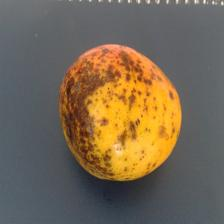
#> input picture otros ejemplos/mango1.jpg, 224 x 224 px
$ jupyter execute mango_processing.ipynb
#> lines starting #> are read from the running program, lines starting #| are printed output that depends on the picture; after the words box and inside, x2 and y2 are one past the last pixel; in counts of white or black regions, pixels touching at a corner belong together
[cell 1]
import matplotlib
import matplotlib.pyplot as plt

from skimage.data import page
from skimage.filters import threshold_otsu
from skimage.color import rgb2gray

import matplotlib.pyplot as plt
import numpy as np
import skimage as ski

from scipy.ndimage import binary_fill_holes
from skimage.morphology import remove_small_objects

[cell 2]
def convert_toGrayImage(filename):
#> called with filename = 'mango1.jpg'
    img = ski.io.imread(filename)
#> img is the input picture: shape (224, 224, 3); mean R, G, B 118.7, 103.9, 83.3
    img = ski.util.img_as_ubyte(img)
    gray_image = rgb2gray(img)
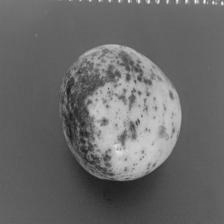
#> gray_image: shape (224, 224) float64; min 0.0955, max 0.977, mean 0.414
#> call 2 of convert_toGrayImage, with filename = 'mango2.jpg'
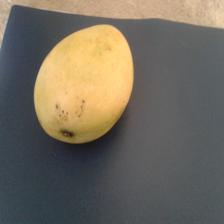
#> input picture otros ejemplos/mango2.jpg, 224 x 224 px
#> in convert_toGrayImage, img is the input picture: shape (224, 224, 3); mean R, G, B 113.9, 106.7, 94.2
#> in convert_toGrayImage (call 2), `gray_image = rgb2gray(img)`:
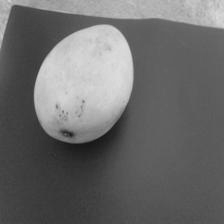
#> gray_image: shape (224, 224) float64; min 0.0831, max 0.869, mean 0.421
    return gray_image, img

[cell 3]
def get_binaryMango(gray_image, sigma=1.0, connectivity = 2):
#> called with sigma = 1, connectivity = 2
    blurred_image = ski.filters.gaussian(gray_image, sigma=sigma)
    bin_image = blurred_image > threshold_otsu(blurred_image)
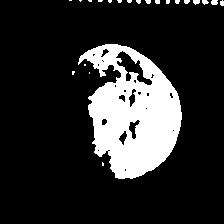
#> bin_image: shape (224, 224) bool; 17.2% white; 22 white regions (16 under 20 px), largest, box (x1, y1, x2, y2) and area: (78, 44, 182, 179) 8363, (211, 0, 218, 5) 31, (193, 0, 200, 5) 27, (202, 0, 209, 5) 24, (184, 0, 190, 4) 20, (220, 0, 224, 6) 20

    filled_img = binary_fill_holes(bin_image)
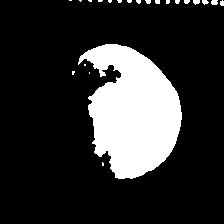
#> filled_img: shape (224, 224) bool; 18.8% white; 22 white regions (16 under 20 px)
    labeled_image, count = ski.measure.label(filled_img, connectivity=connectivity, return_num=True)
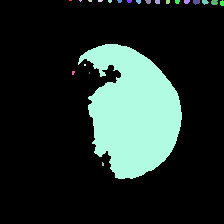
#> labeled_image: shape (224, 224) int32; 23 distinct labels, from 0 to 22; one colour per label, 0 black
#> count = 22

    object_features = ski.measure.regionprops(labeled_image)
#> object_features = 22 regions; largest, box (x1, y1, x2, y2) and area: (78, 44, 182, 179) 9146, (211, 0, 218, 5) 31, (193, 0, 200, 5) 27, (202, 0, 209, 5) 24, (184, 0, 190, 4) 20
    object_areas = [objf["area"] for objf in object_features]
#> object_areas = [3, 4, 7, 9, 10, 12, 13, 16, 19, 19, 15, 17, 20, 27, 24, 31, 20, 9146, 4, 10, 2, 7]
    max_size = max(object_areas)
#> max_size = 9146

    mango_mask = remove_small_objects(labeled_image, min_size=max_size-1)
#> mango_mask: shape (224, 224) int32; values 0 (black) and 18 (white), 18.2% white; 1 white region, box (x1, y1, x2, y2) and area: (78, 44, 182, 179) 9146
    #plt.imshow(mango_mask)
    #plt.show()

    mango_mask = mango_mask < 1
#> call 2 of get_binaryMango, with sigma = 1, connectivity = 2
#> in get_binaryMango (call 2), `bin_image = blurred_image > threshold_otsu(blurred_image)`:
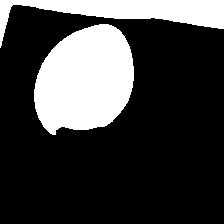
#> bin_image: shape (224, 224) bool; 24.7% white; 2 white regions
#> in get_binaryMango (call 2), `labeled_image, count = ski.measure.label(filled_img, connectivity=conn..`:
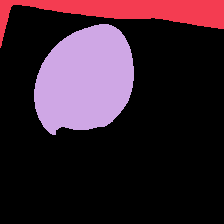
#> labeled_image: shape (224, 224) int32; 3 distinct labels, from 0 to 2; one colour per label, 0 black
#> in get_binaryMango (call 2), `labeled_image, count = ski.measure.label(filled_img, connectivity=conn..`: count = 2
#> in get_binaryMango (call 2), `object_features = ski.measure.regionprops(labeled_image)`: object_features = 2 regions; box (x1, y1, x2, y2) and area: (34, 24, 134, 135) 8408, (0, 0, 224, 48) 3973
#> in get_binaryMango (call 2), `object_areas = [objf["area"] for objf in object_features]`: object_areas = [3973, 8408]
#> in get_binaryMango (call 2), `max_size = max(object_areas)`: max_size = 8408
#> in get_binaryMango (call 2), `mango_mask = remove_small_objects(labeled_image, min_size=max_size-1)`:
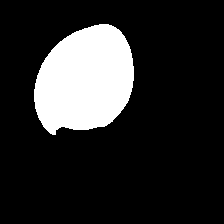
#> mango_mask: shape (224, 224) int32; values 0 (black) and 2 (white), 16.8% white; 1 white region, box (x1, y1, x2, y2) and area: (34, 24, 134, 135) 8408
#> in hist2features, `masked_gray = gray * mango_mask`:
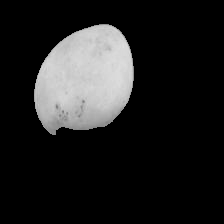
#> masked_gray: shape (224, 224); min 0, max 222, mean 32.8
#> after the loop in intensity_table, `for ival in range(256):`: table = 256 items
#> in intensity_table, `df_table = pd.DataFrame.from_dict(table, orient='columns')`: df_table = table of 1 rows and 256 columns
#> (printed output is left out)
    return mango_mask

[cell 4]
def std_image(gray_img, mango_mask):
    mango_mask = ski.util.invert(mango_mask)
    idx_list = np.where(mango_mask == 1)
    mangoPixel_values = gray_img[idx_list]
    stdev = statistics.stdev(mangoPixel_values)
    return stdev

[cell 5]
#Esta función recibe la imagen original de mango en color (mango_img). Recibe la imagen del mango en escala de grises (gray_img), y
#recibe una imagen binaria representando la máscara del mango.
#La funcion crea un dataframe con las siguientes características extraídas de las imagenes que recibe en sus parámetros:
#area: área de la imagen que ocupa la máscara del mango
#max_gray_value: valor máximo de intensidad en escala de grises de la región enmascarada
#min_gray_value: valor mínimo de intensidad en escala de grises de la región enmascarada
#mean_gray_value: valor medio de intensidad en escala de grises de la región enmascarada
#mean_value_R: valor medio de intensidad en el canal Red estimado solo en la región enmascarada
#mean_value_G: valor medio de intensidad en el canal Green estimado solo en la región enmascarada
#mean_value_B: valor medio de intensidad en el canal Blue estimado solo en la región enmascarada
#std: desviación estandar de los valores de intensidad de la imagen en escala de grises, estimada solo en la región enmascarada
#Pueden explorar otras propiedades de las imagenes, que pueden ser tomados como atributos en este listado:
#https://github.com/scikit-image/scikit-image/blob/main/skimage/measure/_regionprops.py

import statistics
import pandas as pd

def extract_properties(mango_img, gray_img, mango_mask):

    labeled_mango, count = ski.measure.label(mango_mask, connectivity=2, return_num=True)
#> labeled_mango: shape (224, 224) int32; values 0 (black) and 1 (white), 81.8% white; 1 black region
#> count = 1
    object_features = ski.measure.regionprops(labeled_mango)
#> object_features = 1 regions; box (x1, y1, x2, y2) and area: (0, 0, 224, 224) 41030

    var_color_props = ['intensity_mean']
    color_props = ski.measure.regionprops_table(labeled_mango, mango_img, properties=var_color_props)
#> color_props = {'intensity_mean-0': [93.64], 'intensity_mean-1': [91.93], 'intensity_mean-2': [91.53]}

    var_gris_props = ['area', 'intensity_max', 'intensity_min', 'intensity_mean']
    gris_props = ski.measure.regionprops_table(labeled_mango, gray_img, properties=var_gris_props)
#> gris_props = {'area': [41030], 'intensity_max': [0.977], 'intensity_min': [0.0955], 'intensity_mean': [0.362]}

    grayImg_stdev = std_image(gray_img, mango_mask)
#> in std_image, `idx_list = np.where(mango_mask == 1)`: idx_list = 9146 positions, rows 44 to 178, columns 78 to 181
#> in std_image, `mangoPixel_values = gray_img[idx_list]`: mangoPixel_values = 9146 values, max 0.888 at index 7844, min 0.235 at index 1362, mean 0.647
#> in std_image, `stdev = statistics.stdev(mangoPixel_values)`: stdev = 0.103
#> grayImg_stdev = 0.103
    df_image = pd.DataFrame(gris_props)
#> df_image = table of 1 rows and 4 columns

    df_image.rename(columns={'intensity_max': 'max_gray_value', 'intensity_min': 'min_gray_value', 'intensity_mean': 'mean_gray_value'}, inplace=True)

    df_image['mean_value_R'] = color_props['intensity_mean-0']
    df_image['mean_value_G'] = color_props['intensity_mean-1']
    df_image['mean_value_B'] = color_props['intensity_mean-2']
    df_image['std'] = grayImg_stdev

    print(df_image.head())
#> (printed output is left out)

[cell 6]
def intensity_table(grayValues):
    table = {}
    for ival in range(256):
        table['val_'+ str(ival)] = [np.count_nonzero(grayValues == ival)]

    df_table = pd.DataFrame.from_dict(table, orient='columns')
    return df_table

[cell 7]
#Esta función recibe una imagen en escala de grises y una mascara del objeto de interés en la imagen. Cuenta el número de veces
#que cada valor de intensigdad en el rango (0, 255) se repite en la región de interés enmascarada en la imagen en escala de grises
#Retorna un data frame donde cada columna corresponde a un valor de intensidad, y los valores en las colunmas al número de veces que se repite el valor
#en la región de interés

def hist2features(grayImg, mangoMask):
    #color = ski.util.img_as_ubyte(colorImg)
    gray = ski.util.img_as_ubyte(grayImg)
    mango_mask = ski.util.invert(mangoMask)

    masked_gray = gray * mango_mask
    plt.imshow(masked_gray, cmap = 'gray')
    plt.show()
    df_intensities = intensity_table(masked_gray)
    print(df_intensities)
    return df_intensities
